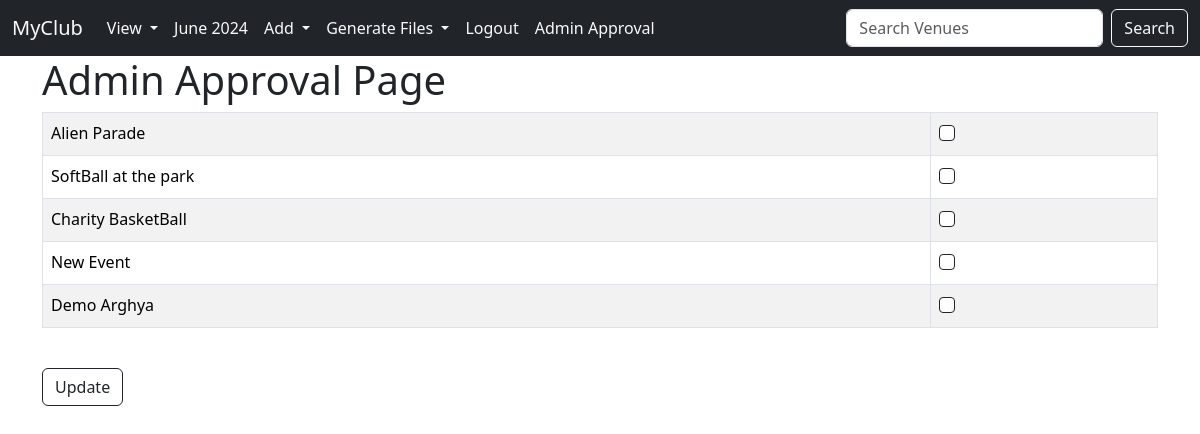
Page /admin_approval (signed in) on the earlier database version.
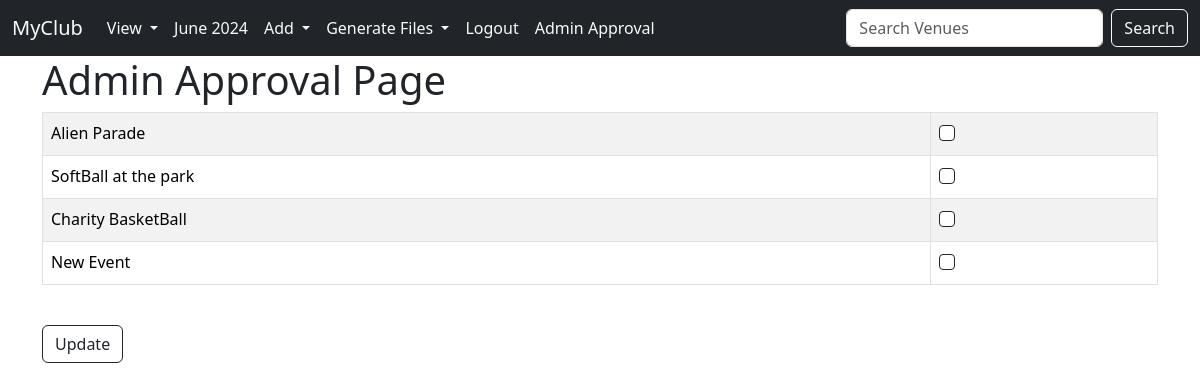
Same page on the later database version.
### events/models.py (models this page shows, shortened)
class Event(models.Model):
    name = models.CharField(max_length=100)
    event_date = models.DateField()
    venue = models.ForeignKey(Venue, blank=True, null=True, on_delete=models.CASCADE)
    attendees = models.ManyToManyField(MyClubUser, blank=True)
    manager = models.ForeignKey(User, blank=True, null=True, on_delete=models.SET_NULL)
    description = models.TextField(blank=True)
    approved = models.BooleanField('Approved',default=False)

### events/views.py (the view)
# urls.py: path('admin_approval',views.admin_approval,name='admin-approval')
def admin_approval(request):
    events = Event.objects.all()
    if request.user.is_superuser:
        if request.method == "POST":
            id_list = request.POST.getlist("Boxes")
            Event.objects.update(approved=False)
            for id in id_list:
                Event.objects.filter(pk=int(id)).update(approved=True)
            messages.success(request, "Event Approved Successfully", extra_tags="success")
            return redirect("list-events")
        else:
            return render(request, "events/admin_approval.html", {"events": events})
    else:
        messages.error(request, "You are not authorized to view this page", extra_tags="warning")
        return redirect("list-events")

### events/templates/events/admin_approval.html (shortened to what this page needs)
{%extends 'events/base.html'%}
{%block content%}
<table class="table table-striped table-hover table-bordered">
    <h1>Admin Approval Page</h1>
    <form action="" method="POST">
    {% for event in events %}
    <tr>
        <td>
            {{event.name}}
        </td>
        <td>
            {%if event.approved%}
            <div class="form-check btn-outline-dark">
                <input class="form-check-input border border-dark" type="checkbox" value="{{event.id}}" name="Boxes" checked="checked">
            </div>
            {% else %}
            <div class="form-check">
                <input class="form-check-input border border-dark" type="checkbox" value="{{event.id}}" name="Boxes">
            </div>
            {% endif %}
        </td>
    </tr>
    {% endfor %}
</table>
<br>
<button type="submit" class="btn btn-outline-dark">Update</button>
{%endblock%}

Differences in the rows shown:
removed Event: name "Demo Arghya"
